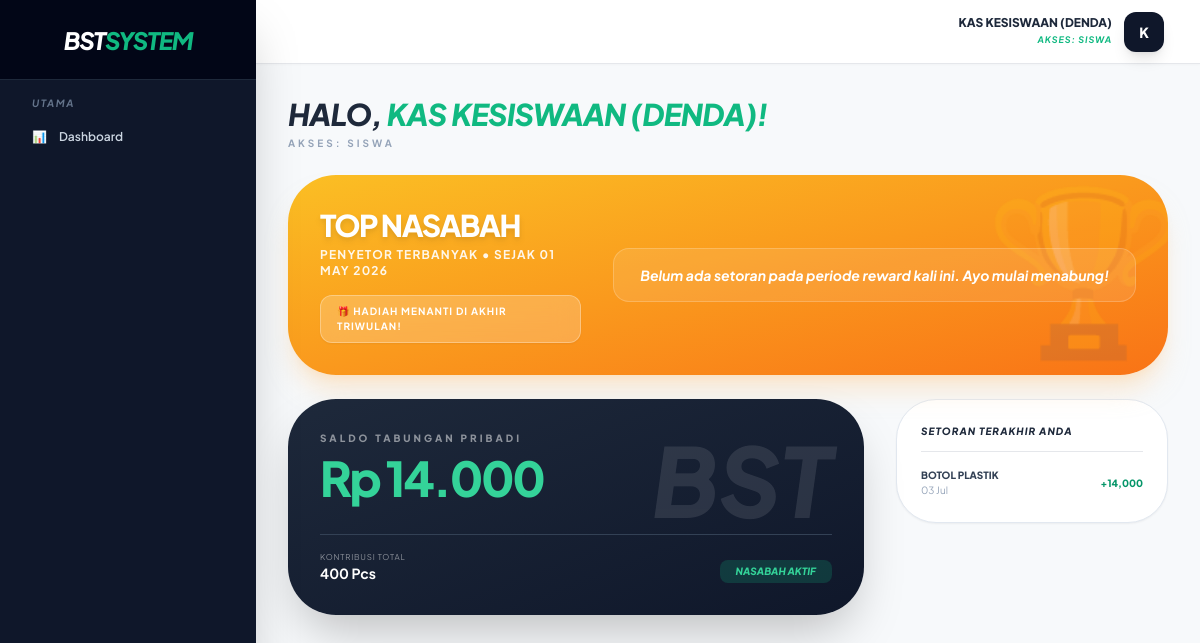
The page /public/dashboard (signed in) on the database its author committed.
### tables this page shows
CREATE TABLE `setoran` (
  `id` int(11) NOT NULL AUTO_INCREMENT,
  `user_id` int(11) NOT NULL,
  `kategori_id` int(11) NOT NULL,
  `berat` decimal(10,2) NOT NULL,
  `total_harga` decimal(15,2) NOT NULL,
  `total_pengepul` decimal(15,2) NOT NULL,
  `honor_walas_rp` double DEFAULT 0,
  `walikelas_id` int(11) DEFAULT NULL,
  `status` enum('pending','valid') DEFAULT 'pending',
  `created_at` timestamp NOT NULL DEFAULT current_timestamp(),
  `is_sold` tinyint(1) DEFAULT 0,
  PRIMARY KEY (`id`)
);

CREATE TABLE `kategori_sampah` (
  `id` int(11) NOT NULL AUTO_INCREMENT,
  `nama_sampah` varchar(100) NOT NULL,
  `harga_dasar` decimal(15,2) NOT NULL DEFAULT 0.00,
  `harga_guru` decimal(10,2) DEFAULT 0.00,
  `harga_pengepul` decimal(15,2) NOT NULL DEFAULT 0.00,
  `satuan` varchar(20) DEFAULT 'Pcs',
  `konversi_kg` int(11) NOT NULL DEFAULT 1,
  PRIMARY KEY (`id`)
);

### app/Controllers/DashboardController.php (called while the page is built, shortened)
<?php
require_once __DIR__ . '/../Core/Database.php';
class DashboardController {
    private $db;
    public function __construct() {
        $this->db = Database::getInstance()->getConnection();
    }
    public function index() {
        $role = $_SESSION['role'];
        $user_id = $_SESSION['user_id'];
        $data = [];
        if ($role === 'admin' || $role === 'staff') {
            $data['stok_gudang'] = $this->db->query("SELECT SUM(berat) FROM setoran WHERE status = 'valid' AND is_sold = 0")->fetchColumn() ?? 0;
            $data['total_tabungan'] = $this->db->query("SELECT SUM(total_harga) FROM setoran WHERE status = 'valid'")->fetchColumn() ?? 0;
            $data['kas_masuk'] = $this->db->query("SELECT SUM(total_pendapatan) FROM penjualan")->fetchColumn() ?? 0;
            $data['keuntungan_bersih'] = $this->db->query("
                SELECT IFNULL((SELECT SUM(total_pendapatan) FROM penjualan), 0) -
                IFNULL((SELECT SUM(total_harga) FROM setoran WHERE is_sold = 1 AND status = 'valid' AND kategori_id NOT IN (SELECT id FROM kategori_sampah WHERE nama_sampah = '🌟 REWARD PRESTASI')), 0)
            ")->fetchColumn() ?? 0;
            $data['jml_siswa'] = $this->db->query("SELECT COUNT(*) FROM users WHERE role = 'siswa' AND is_active = 1 AND nama NOT LIKE '%KESISWAAN%'")->fetchColumn() ?? 0;
            $data['jml_guru'] = $this->db->query("SELECT COUNT(*) FROM users WHERE role = 'guru' AND is_active = 1")->fetchColumn() ?? 0;
            $chart_labels = []; $chart_setoran = []; $chart_penjualan = [];
            for ($i = 5; $i >= 0; $i--) {
                $m = date('Y-m', strtotime("-$i months"));
                $chart_labels[] = date('M Y', strtotime("-$i months"));
                $chart_setoran[$m] = 0; $chart_penjualan[$m] = 0;
            }
            $start_date = date('Y-m-01', strtotime('-5 months'));
            $stmtSetoran = $this->db->prepare("SELECT DATE_FORMAT(created_at, '%Y-%m') as bln, SUM(berat) as total FROM setoran WHERE status = 'valid' AND created_at >= ? GROUP BY bln");
            $stmtSetoran->execute([$start_date]);
            foreach ($stmtSetoran->fetchAll() as $row) { if (isset($chart_setoran[$row['bln']])) $chart_setoran[$row['bln']] = (float)$row['total']; }
            $stmtPenjualan = $this->db->prepare("SELECT DATE_FORMAT(tanggal_jual, '%Y-%m') as bln, SUM(total_pendapatan) as total FROM penjualan WHERE tanggal_jual >= ? GROUP BY bln");
            $stmtPenjualan->execute([$start_date]);
            foreach ($stmtPenjualan->fetchAll() as $row) { if (isset($chart_penjualan[$row['bln']])) $chart_penjualan[$row['bln']] = (float)$row['total']; }
            $data['chart'] = [
                'labels' => json_encode(array_values($chart_labels)),
                'setoran' => json_encode(array_values($chart_setoran)),
                'penjualan' => json_encode(array_values($chart_penjualan))
            ];
        }
        else {
            $data['riwayat_pribadi'] = $this->db->query("SELECT s.*, k.nama_sampah FROM setoran s JOIN kategori_sampah k ON s.kategori_id = k.id WHERE s.user_id = $user_id ORDER BY s.created_at DESC LIMIT 5")->fetchAll();
        }
        require_once __DIR__ . '/../../views/layouts/admin.php';
    }
}

### app/Core/Database.php (called while the page is built, shortened)
<?php
class Database {
    private static $instance = null;
    private $conn;
    private function __construct() {
        try {
            $dsn = "mysql:host=" . DB_HOST . ";dbname=" . DB_NAME . ";charset=utf8mb4";
            $options = [
                PDO::ATTR_ERRMODE => PDO::ERRMODE_EXCEPTION,
                PDO::ATTR_DEFAULT_FETCH_MODE => PDO::FETCH_ASSOC,
                PDO::ATTR_EMULATE_PREPARES => false,
            ];
            $this->conn = new PDO($dsn, DB_USER, DB_PASS, $options);
        } catch (PDOException $e) {
            die("Koneksi Database Gagal: " . $e->getMessage());
        }
    }
    public static function getInstance() {
        if (self::$instance === null) {
            self::$instance = new self();
        }
        return self::$instance;
    }
    public function getConnection() {
        return $this->conn;
    }
}

### views/admin/dashboard.php (the view, shortened to what this page needs)
<?php
$role = $_SESSION['role'] ?? '';
?>
<div class="max-w-7xl mx-auto space-y-6 pb-10">
    <div class="flex flex-col md:flex-row md:items-center md:justify-between gap-4">
        <div>
            <h2 class="text-3xl font-black text-slate-800 tracking-tight italic uppercase">
                <?php if($role === 'admin' || $role === 'staff'): ?>
                    BST<span class="text-emerald-500">DASHBOARD</span>
                <?php else: ?>
                    HALO, <span class="text-emerald-500"><?= htmlspecialchars($_SESSION['nama']) ?>!</span>
                <?php endif; ?>
            </h2>
            <p class="text-[10px] font-bold text-slate-400 uppercase tracking-[0.3em] mt-1">
                <?php if($role === 'admin' || $role === 'staff'): ?>
                    Integrasi Data Real-Time Sekolah
                <?php else: ?>
                    Akses: <?= strtoupper($role) ?>
                <?php endif; ?>
            </p>
        </div>
    </div>
    <div class="bg-gradient-to-br from-amber-400 to-orange-500 p-8 rounded-[3rem] text-white shadow-xl shadow-orange-200/50 relative overflow-hidden mt-6">
        <div class="absolute -right-4 -top-8 opacity-20 text-[10rem] pointer-events-none">🏆</div>
        <div class="relative z-20 flex flex-col lg:flex-row gap-8 items-center">
            <div class="lg:w-1/3">
                <h3 class="font-black text-3xl uppercase tracking-tighter mb-1 drop-shadow-md">TOP NASABAH</h3>
                <p class="text-xs font-bold uppercase tracking-widest opacity-90 mb-4">Penyetor Terbanyak • Sejak <?= date('d M Y', strtotime($tgl_mulai_reward)) ?></p>
                <div class="inline-block px-4 py-2 bg-white/20 backdrop-blur-md rounded-xl border border-white/30 text-[10px] font-bold uppercase tracking-widest shadow-sm">
                    🎁 Hadiah menanti di akhir Triwulan!
                </div>
            </div>
            <div class="lg:w-2/3 w-full grid grid-cols-1 md:grid-cols-3 gap-6 relative z-30">
                <?php if(empty($leaderboard)): ?>
                    <div class="col-span-3 text-center py-4 bg-white/10 rounded-2xl border border-white/20">
                        <p class="text-sm italic font-bold">Belum ada setoran pada periode reward kali ini. Ayo mulai menabung!</p>
                    </div>
                <?php endif; ?>
            </div>
        </div>
    </div>
    <?php
    if($role === 'admin' || $role === 'staff'):
    ?>
        <?php if($role === 'admin'): ?>
        <div class="grid grid-cols-1 md:grid-cols-4 gap-4 mt-6">
            <div class="bg-slate-900 p-6 rounded-3xl text-white shadow-xl">
                <p class="text-[9px] font-bold text-slate-500 uppercase tracking-widest mb-1">Total Kas Masuk</p>
                <h3 class="text-2xl font-black text-emerald-400">Rp<?= number_format($kas_masuk ?? 0, 0, ',', '.') ?></h3>
            </div>
            <div class="bg-white p-6 rounded-3xl border border-slate-200 shadow-sm">
                <p class="text-[9px] font-bold text-slate-400 uppercase tracking-widest mb-1">Total Tabungan</p>
                <h3 class="text-2xl font-black text-slate-800">Rp<?= number_format($total_tabungan ?? 0, 0, ',', '.') ?></h3>
            </div>
            <div class="bg-white p-6 rounded-3xl border border-slate-200 shadow-sm relative overflow-hidden">
                <div class="absolute -right-4 -bottom-4 opacity-5 text-8xl">📦</div>
                <div class="relative z-10">
                    <p class="text-[9px] font-bold text-slate-400 uppercase tracking-widest mb-1">Stok Gudang (Siap Jual)</p>
                    <h3 class="text-2xl font-black text-slate-800"><?= number_format($stok_gudang ?? 0, 0, ',', '.') ?> <span class="text-xs font-normal">Pcs</span></h3>
                </div>
            </div>
            <div class="bg-emerald-50 p-6 rounded-3xl border border-emerald-100 shadow-sm">
                <p class="text-[9px] font-bold text-emerald-700 uppercase tracking-widest mb-1">Keuntungan Bersih</p>
                <h3 class="text-2xl font-black text-emerald-800">Rp<?= number_format($keuntungan_bersih ?? 0, 0, ',', '.') ?></h3>
            </div>
        </div>
        <?php endif; ?>
        <div class="grid grid-cols-1 lg:grid-cols-3 gap-6 mt-6">
            <div class="lg:col-span-2 bg-white border border-slate-200 rounded-[3rem] p-8 shadow-sm">
                <div class="flex justify-between items-center mb-8">
                    <h4 class="text-xs font-black text-slate-800 uppercase tracking-widest">Anggota Aktif</h4>
                </div>
                <div class="grid grid-cols-2 gap-6">
                    <div class="p-6 bg-slate-50 rounded-[2rem] border border-slate-100">
                        <span class="block text-4xl font-black text-slate-800 mb-2"><?= $jml_siswa ?? 0 ?></span>
                        <span class="text-[10px] font-bold text-slate-400 uppercase tracking-widest">Siswa Terdaftar</span>
                    </div>
                    <div class="p-6 bg-slate-50 rounded-[2rem] border border-slate-100">
                        <span class="block text-4xl font-black text-slate-800 mb-2"><?= $jml_guru ?? 0 ?></span>
                        <span class="text-[10px] font-bold text-slate-400 uppercase tracking-widest">Guru & Staf</span>
                    </div>
                </div>
            </div>
            <div class="space-y-6">
                <div class="p-8 bg-emerald-600 rounded-[3rem] shadow-lg shadow-emerald-200 text-white group h-[48%] flex flex-col justify-center">
                    <h4 class="font-black text-base mb-1 italic">Input Setoran?</h4>
                    <p class="text-[10px] font-medium opacity-80 mb-6">Catat tabungan siswa per kelas.</p>
                    <a href="<?= BASE_URL ?>/setoran/siswa_kelas" class="flex items-center justify-center py-3 bg-white text-emerald-600 rounded-2xl text-[10px] font-black uppercase tracking-widest transition-transform group-hover:scale-105">Mulai Timbang</a>
                </div>
                <?php if($role === 'admin'): ?>
                <div class="p-8 bg-slate-800 rounded-[3rem] shadow-lg text-white group h-[48%] flex flex-col justify-center">
                    <h4 class="font-black text-base mb-1 italic">Proses Penjualan?</h4>
                    <p class="text-[10px] font-medium opacity-80 mb-6">Konversi stok ke pengepul.</p>
                    <a href="<?= BASE_URL ?>/penjualan" class="flex items-center justify-center py-3 bg-slate-700 text-white rounded-2xl text-[10px] font-black uppercase tracking-widest transition-transform group-hover:scale-105">Jual Sekarang</a>
                </div>
                <?php endif; ?>
            </div>
        </div>
    <?php
    else:
    ?>
        <div class="grid grid-cols-1 lg:grid-cols-12 gap-8 mt-6">
            <div class="lg:col-span-8 space-y-8">
                <div class="bg-gradient-to-br from-slate-800 to-slate-900 p-8 rounded-[3rem] text-white shadow-2xl relative overflow-hidden">
                    <div class="absolute top-0 right-0 p-8 opacity-10 text-8xl italic font-black">BST</div>
                    <div class="relative z-10">
                        <p class="text-[10px] font-black uppercase tracking-[0.3em] opacity-50 mb-2">Saldo Tabungan Pribadi</p>
                        <h3 class="text-5xl font-black mb-6 tracking-tighter text-emerald-400">Rp <?= number_format($saldo_pribadi ?? 0, 0, ',', '.') ?></h3>
                        <div class="flex justify-between items-end border-t border-slate-700 pt-4 mt-8">
                            <div><p class="text-[8px] uppercase tracking-widest opacity-50">Kontribusi Total</p><p class="text-sm font-bold"><?= number_format($total_pcs ?? 0, 0, ',', '.') ?> Pcs</p></div>
                            <div class="text-right px-4 py-1 bg-emerald-500/20 rounded-lg"><p class="text-[10px] font-black text-emerald-400 italic">NASABAH AKTIF</p></div>
                        </div>
                    </div>
                </div>
            </div>
            <div class="lg:col-span-4 space-y-8">
                <div class="bg-white p-6 rounded-[2.5rem] border border-slate-200 shadow-sm">
                    <h3 class="font-black text-slate-800 text-[10px] uppercase tracking-widest border-b pb-3 mb-4 italic">Setoran Terakhir Anda</h3>
                    <div class="space-y-3">
                        <?php if(empty($riwayat_pribadi)): ?>
                            <p class="text-[10px] text-center italic text-slate-400 py-4">Belum ada transaksi.</p>
                        <?php else: ?>
                            <?php foreach($riwayat_pribadi as $r): ?>
                            <div class="flex justify-between items-center text-[10px]">
                                <div>
                                    <p class="font-black text-slate-700 uppercase"><?= htmlspecialchars($r['nama_sampah']) ?></p>
                                    <p class="text-slate-400"><?= date('d M', strtotime($r['created_at'])) ?></p>
                                </div>
                                <p class="font-black text-emerald-600">+<?= number_format($r['total_harga'], 0) ?></p>
                            </div>
                            <?php endforeach; ?>
                        <?php endif; ?>
                    </div>
                </div>
            </div>
        </div>
    <?php endif; ?>
</div>

### views/layouts/admin.php (style rules this page uses)
body { font-family: 'Plus Jakarta Sans', sans-serif; background-color: #f8fafc; }

### rows shown on the page
setoran: kategori_sampah.nama_sampah "BOTOL PLASTIK", created_at "03 Jul", total_harga "14,000"

### other values the page prints
$_SESSION['nama'] "KAS KESISWAAN (DENDA)"
$role "SISWA"
substr($_SESSION['nama'] ?? 'U', 0, 1) "K"
date('d M Y', strtotime($tgl_mulai_reward)) "01 MAY 2026"
$saldo_pribadi "14.000"
$total_pcs "400"
